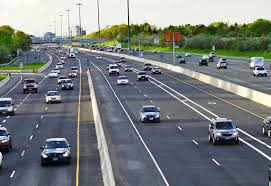
#> input picture images.jpg, 271 x 186 px, found by its file name
$ python cv_3.py
#> lines starting #> are read from the running program, lines starting #| are printed output that depends on the picture
import cv2
import numpy as np

img = cv2.imread("D:\images\images.jpg")
#> img is the input picture: shape (186, 271, 3); mean B, G, R 125, 125.3, 119.3
# [4 lines of commented-out code are left out]
print('Size in bytes: ',img.size)
#| Size in bytes:  151218
cv2.imshow("Original", img)

# [5 lines of commented-out code are left out]

flip_2 = cv2.flip(img, -1)
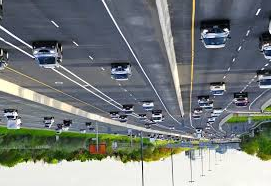
#> flip_2: shape (186, 271, 3); mean B, G, R 125, 125.3, 119.3
cv2.imshow("Horizontal & Vertical", flip_2)

cv2.waitKey(0)
cv2.destroyAllWindows()
